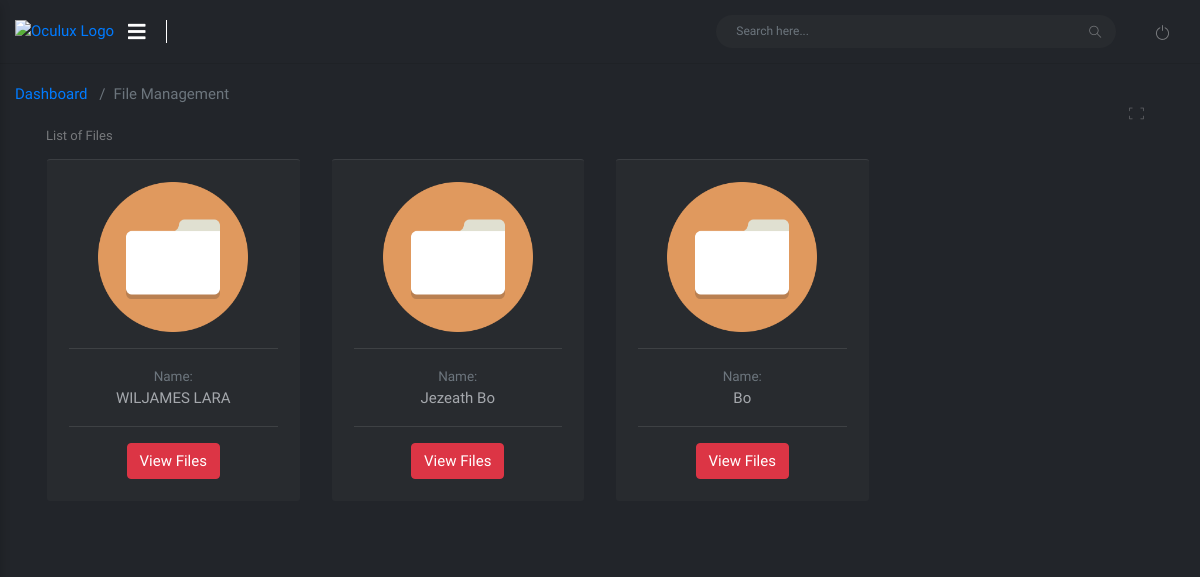
Screenshot of /admin/dark/file_management.php (signed in) with the database file from the repository.
### tables this page shows
CREATE TABLE `client_data` (
  `client_id` int(11) NOT NULL,
  `fname` varchar(45) NOT NULL,
  `mname` varchar(45) NOT NULL,
  `lname` varchar(45) NOT NULL,
  `cus_email` varchar(45) NOT NULL,
  `cus_password` varchar(45) NOT NULL,
  `cus_ContactNumber` varchar(45) NOT NULL,
  `cus_region` varchar(45) NOT NULL,
  `cus_province` varchar(45) NOT NULL,
  `cus_city` varchar(45) NOT NULL,
  `cus_barangay` varchar(45) NOT NULL,
  `packages` varchar(45) NOT NULL,
  `cus_sched` varchar(45) NOT NULL,
  `status` varchar(45) NOT NULL
);

### admin/dark/file_management.php (the view, shortened to what this page needs)
    <!doctype html>
    <html lang="en">
    <head>
        <?php include 'css.php';?>
    </head>
    <body class="theme-orange">
        <div id="wrapper">
            <nav class="navbar navbar-fixed-top">
                <div class="container-fluid">
                    <div class="navbar-left">
                        <div class="navbar-btn">
                            <a href="index.php"><img alt="Oculux Logo" class="img-fluid logo"></a>
                            <button type="button" class="btn-toggle-offcanvas"><i class="lnr lnr-menu fa fa-bars"></i></button>
                        </div>
                    </div>
                    <div class="navbar-right">
                        <div id="navbar-menu">
                            <ul class="nav navbar-nav">
                                <li>
                                    <form id="navbar-search" class="navbar-form search-form">
                                        <input value="" class="form-control" placeholder="Search here..." type="text">
                                        <button type="button" class="btn btn-default"><i class="icon-magnifier"></i></button>
                                    </form>
                                </li>
                                <li><a href="functions/logout.php" class="icon-menu"><i class="icon-power"></i></a></li>
                            </ul>
                        </div>
                    </div>
                </div>
                <div class="progress-container">
                </div>
            </nav>
        <div id="main-content">
            <div class="block-header">
            <div class="row clearfix">
                <div class="col-md-6 col-sm-12">
                    <nav aria-label="breadcrumb">
                        <ol class="breadcrumb">
                          <li class="breadcrumb-item"><a href="#">Dashboard</a></li>
                          <li class="breadcrumb-item active" aria-current="page">File Management</li>
                        </ol>
                    </nav>
                </div>
            </div>
<div class="container-fluid">
    <div class="col-lg-12">
        <div class="card">
            <div class="header pt-3">
                <h2><small>List of Files</small></h2>
                <ul class="header-dropdown dropdown">
                    <li><a href="javascript:void(0);" class="full-screen"><i class="icon-frame"></i></a></li>
                </ul>
            </div>
            <div class="form-group">
                <div class="row clearfix">
                <?php
                             include 'functions/connection.php';
                             $result = $connect->prepare("SELECT * FROM client_data ORDER BY client_id ASC");
                             $result->execute();
                             for($i=0; $row = $result->fetch(); $i++){
                             $id=$row['client_id'];
                ?>
                <div class="col-xl-3 col-lg-4 col-md-5">
                        <div class="card">
                            <div class="body">
                                <center>
                                <img src="assets/img/Circle-icons-folder.svg.png" alt="" srcset="" hieght="150px" width="150px" >
                                <hr>
                                <small class="text-muted">Name: </small>
                                <p class="m-b-0" name="userbirth"><?php echo $row["fname"]?> <?php echo $row["lname"]?></p>
                                <hr>
                                <a href="Filelist.php<?php echo '?id='.$id; ?>"><button class="btn btn-danger">View Files</button></a>
                                </center>
                            </div>
                        </div>
                    </div>
                <?php } ?>
                </div>
                </div>
        </div>
    </div>
</div>
        </div>
    </div>
            </div>
    </body>
    </html>

### rows the page displays
client_data: fname "WILJAMES", lname "LARA"
client_data: fname "Jezeath", lname "Bo"
client_data: lname "Bo"
